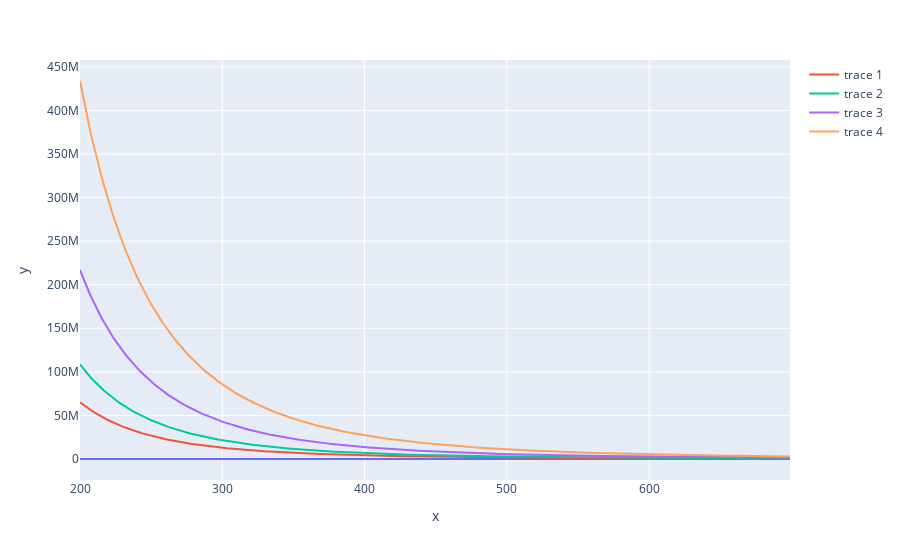

The cell this chart's notebook holds for it:
### Code cell
fig.show()

### Figure 1 — Plotly figure (JSON) as saved in the notebook; plotly's stock layout.template omitted (floating-point values rounded to 4 significant figures; data arrays with more than 128 entries replaced by an {"elided": "..."} marker saying what was removed)
{"data": [{"hovertemplate": "x=%{x}<br>y=%{y}<extra></extra>", "legendgroup": "", "line": {"color": "#636efa", "dash": "solid"}, "marker": {"symbol": "circle"}, "mode": "lines", "name": "", "orientation": "v", "showlegend": false, "type": "scatter", "x": {"elided": "500 int values"}, "xaxis": "x", "y": {"elided": "500 int values"}, "yaxis": "y"}, {"type": "scatter", "x": {"elided": "500 int values"}, "y": {"elided": "500 float values"}}, {"type": "scatter", "x": {"elided": "500 int values"}, "y": {"elided": "500 float values"}}, {"type": "scatter", "x": {"elided": "500 int values"}, "y": {"elided": "500 float values"}}, {"type": "scatter", "x": {"elided": "500 int values"}, "y": {"elided": "500 float values"}}], "layout": {"autosize": true, "legend": {"tracegroupgap": 0}, "margin": {"t": 60}, "xaxis": {"anchor": "y", "autorange": true, "domain": [0, 1], "range": [200, 699], "title": {"text": "x"}, "type": "linear"}, "yaxis": {"anchor": "x", "autorange": true, "domain": [0, 1], "range": [-24100000.0, 457800000.0], "title": {"text": "y"}, "type": "linear"}}}
